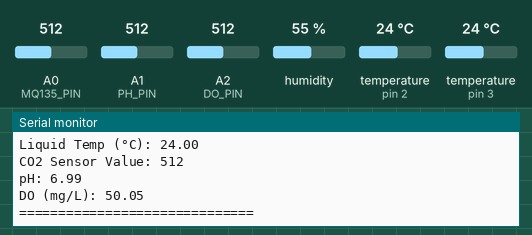
Simulated run of this sketch. Board: Arduino Uno, built with avr-gcc and run on an emulated ATmega328P. Shown: the last lines printed to the serial monitor. The inputs (shaded band) are chosen by the test bench; at power-on: A1 (PH_PIN) = 512, A0 (MQ135_PIN) = 512, A2 (DO_PIN) = 512, humidity 55 %, temperature (sensors on pin 2, pin 3) 24 °C.

Above: at 7.4 s.
7.5 s: A1 (PH_PIN) set to 417
At 10.5 s:
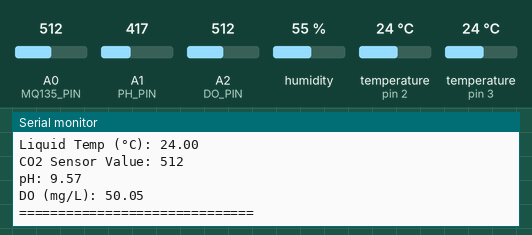
15.2 s: A1 (PH_PIN) set to 383
At 16.9 s:
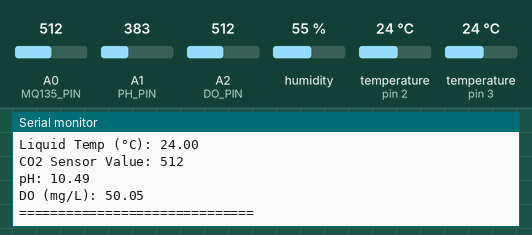
Timing chart, 0 to 18.4 s (numbered marks = the images above; inputs shaded):
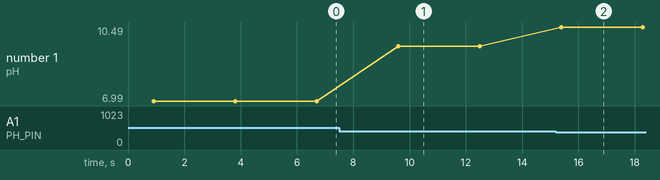

Measured:
- after the input at 7.5 s, the serial monitor: prints a new line after 2.1 s (image 1)
- after the input at 15.2 s, the serial monitor: prints a new line after 0.18 s (image 2)
- plotted number 1: 6.99 → 9.57 after the input at 7.5 s, 9.57 → 10.49 after the input at 15.2 s

The sketch:

Medweb.ino
```cpp
#include <OneWire.h>
#include <DallasTemperature.h>
#include "DHT.h"


#define DHTPIN 2
#define DHTTYPE DHT22
#define ONE_WIRE_BUS 3
#define MQ135_PIN A0
#define PH_PIN A1
#define DO_PIN A2


DHT dht(DHTPIN, DHTTYPE);
OneWire oneWire(ONE_WIRE_BUS);
DallasTemperature ds18b20(&oneWire);

void setup() {
  Serial.begin(9600);
  dht.begin();
  ds18b20.begin();
}

void loop() {

  float airTemp = dht.readTemperature();
  float humidity = dht.readHumidity();


  ds18b20.requestTemperatures();
  float liquidTemp = ds18b20.getTempCByIndex(0);


  int mq135Value = analogRead(MQ135_PIN);


  int phRaw = analogRead(PH_PIN);
  float voltagePH = phRaw * (5.0 / 1023.0);
  float pHValue = 7 + ((2.5 - voltagePH) / 0.18); // Example calibration


  int doRaw = analogRead(DO_PIN);
  float voltageDO = doRaw * (5.0 / 1023.0);
  float DOppm = voltageDO * 20; // Example scaling

  Serial.println("=== SIRI Environment Data ===");
  Serial.print("Air Temp (°C): "); Serial.println(airTemp);
  Serial.print("Humidity (%): "); Serial.println(humidity);
  Serial.print("Liquid Temp (°C): "); Serial.println(liquidTemp);
  Serial.print("CO2 Sensor Value: "); Serial.println(mq135Value);
  Serial.print("pH: "); Serial.println(pHValue);
  Serial.print("DO (mg/L): "); Serial.println(DOppm);
  Serial.println("==============================");

  delay(2000);
}
```
